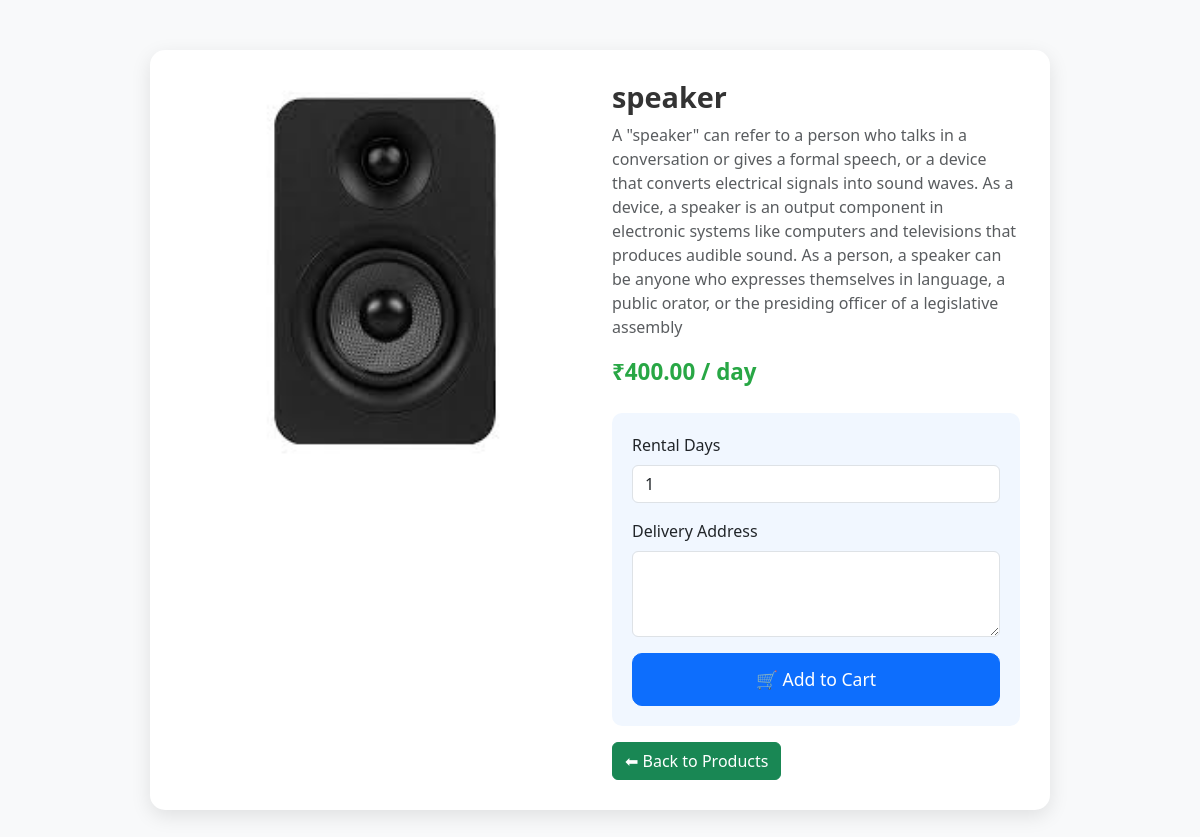
The app's page /products/3/ (signed in) with its own data.
### signup/models.py (models this page shows, shortened)
class Product(models.Model):
    CATEGORY_CHOICES = [
        ('Electronics', 'Electronics'),
        ('Furniture', 'Furniture'),
        ('Vehicles', 'Vehicles'),
        ('Clothing', 'Clothing'),
        ('Books', 'Books'),
    ]
    name = models.CharField(max_length=200)
    description = models.TextField()
    category = models.CharField(max_length=50, choices=CATEGORY_CHOICES)
    price_per_day = models.DecimalField(max_digits=8, decimal_places=2)
    available = models.BooleanField(default=True)
    image = models.ImageField(upload_to='product_images/', blank=True, null=True)
    created_at = models.DateTimeField(auto_now_add=True)

### signup/views.py (the view)
# urls.py: path('products/<int:product_id>/', views.product_detail_view, name='product_detail'),
@login_required
def product_detail_view(request, product_id):
    product = get_object_or_404(Product, id=product_id)
    active_rentals = Rental.objects.filter(product=product)
    available = True
    now = timezone.now()
    for rental in active_rentals:
        return_date = rental.rented_at + timedelta(days=rental.rental_days)
        if return_date >= now:
            available = False
            break
    return render(request, 'signup/product_detail.html', {
        'product': product,
        'available': available
    })

### signup/templates/signup/product_detail.html (shortened to what this page needs)
{% load static %}
<!DOCTYPE html>
<html lang="en">
<head>
  <link href="https://cdn.jsdelivr.net/npm/bootstrap@5.3.3/dist/css/bootstrap.min.css" rel="stylesheet">
</head>
<body>
<div class="container">
  <div class="product-container">
    <div class="row">
      <div class="col-md-6">
        {% if product.image %}
          <img src="{{ product.image.url }}" alt="{{ product.name }}" class="product-img">
        {% else %}
          <img src="{% static 'images/no-image.png' %}" alt="No image" class="product-img">
        {% endif %}
      </div>
      <div class="col-md-6">
        <h2 class="product-title">{{ product.name }}</h2>
        <p class="text-muted">{{ product.description }}</p>
        <p class="product-price">₹{{ product.price_per_day }} / day</p>
       <div class="form-section">
  {% if available %}
    <form method="POST" action="{% url 'add_to_cart' product.id %}">
      <div class="mb-3">
        <label for="rental_days" class="form-label">Rental Days</label>
        <input type="number" id="rental_days" name="rental_days" class="form-control" value="1" min="1" required>
      </div>
      <div class="mb-3">
        <label for="delivery_address" class="form-label">Delivery Address</label>
        <textarea id="delivery_address" name="delivery_address" class="form-control" rows="3" required></textarea>
      </div>
      <button type="submit" class="btn btn-primary btn-submit">🛒 Add to Cart</button>
    </form>
  {% else %}
    <div class="alert alert-danger mt-3">
      ❌ This product is currently rented and not available for rental.
    </div>
  {% endif %}
</div>
        <a href="{% url 'product_list' %}" class="btn btn-success mt-3">⬅ Back to Products</a>
      </div>
    </div>
  </div>
</div>
</body>
</html>

### signup/templates/signup/product_detail.html (style rules this page uses)
body { background-color: #f8f9fa; font-family: 'Segoe UI', sans-serif; }
.product-container { max-width: 900px; margin: 50px auto; background: #fff; border-radius: 15px; box-shadow: 0 6px 20px rgba(0,0,0,0.1); padding: 30px; }
.product-img { width: 100%; border-radius: 12px; object-fit: cover; max-height: 400px; }
.product-title { font-size: 1.8rem; font-weight: bold; color: #333; }
.product-price { font-size: 1.4rem; font-weight: bold; color: #28a745; }
.form-section { margin-top: 25px; padding: 20px; border-radius: 10px; background: #f1f7ff; }
.btn-submit { width: 100%; font-size: 1.1rem; padding: 12px; border-radius: 10px; }

### records on screen
Product: image (picture), name "speaker", description "A \"speaker\" can refer to a person who talks in a conversation or gives a formal speech, or a device that converts electrical signals into sound waves. As a device, a speaker is an output component in electronic systems like computers and televisions that produces audible sound. As a person, a speaker can be anyone who expresses themselves in language, a public orator, or the presiding officer of a legislative assembly", price_per_day "400.00"
